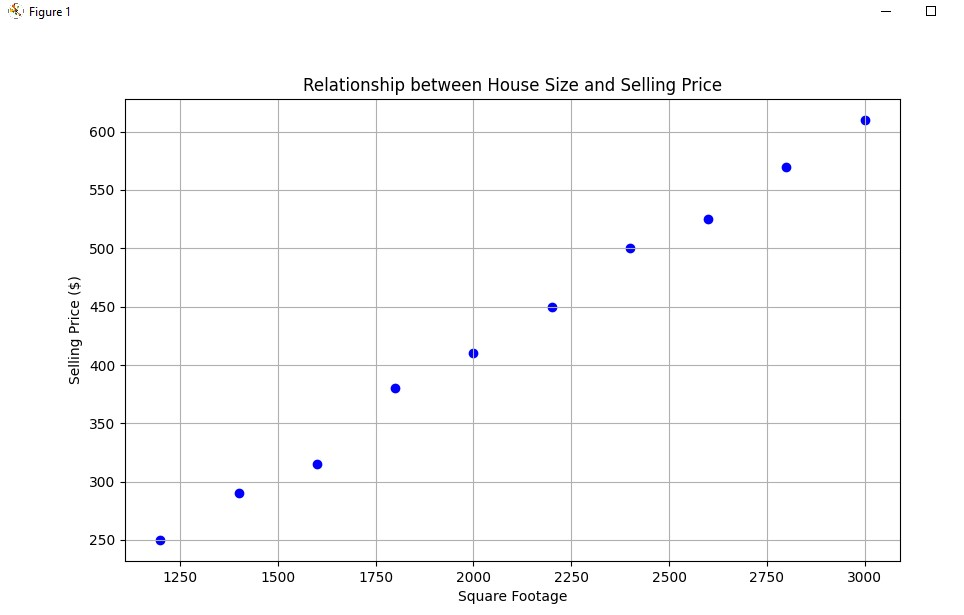

Reproduce this figure in Python.
import numpy as np
import matplotlib.pyplot as plt

# Given data
square_footage = np.array([1200, 1400, 1600, 1800, 2000, 2200, 2400, 2600, 2800, 3000])
selling_prices = np.array([250, 290, 315, 380, 410, 450, 500, 525, 570, 610])

# Plotting
plt.figure(figsize=(10, 6))
plt.scatter(square_footage, selling_prices, color='blue')
plt.title('Relationship between House Size and Selling Price')
plt.xlabel('Square Footage')
plt.ylabel('Selling Price ($)')
plt.grid(True)
plt.show()
